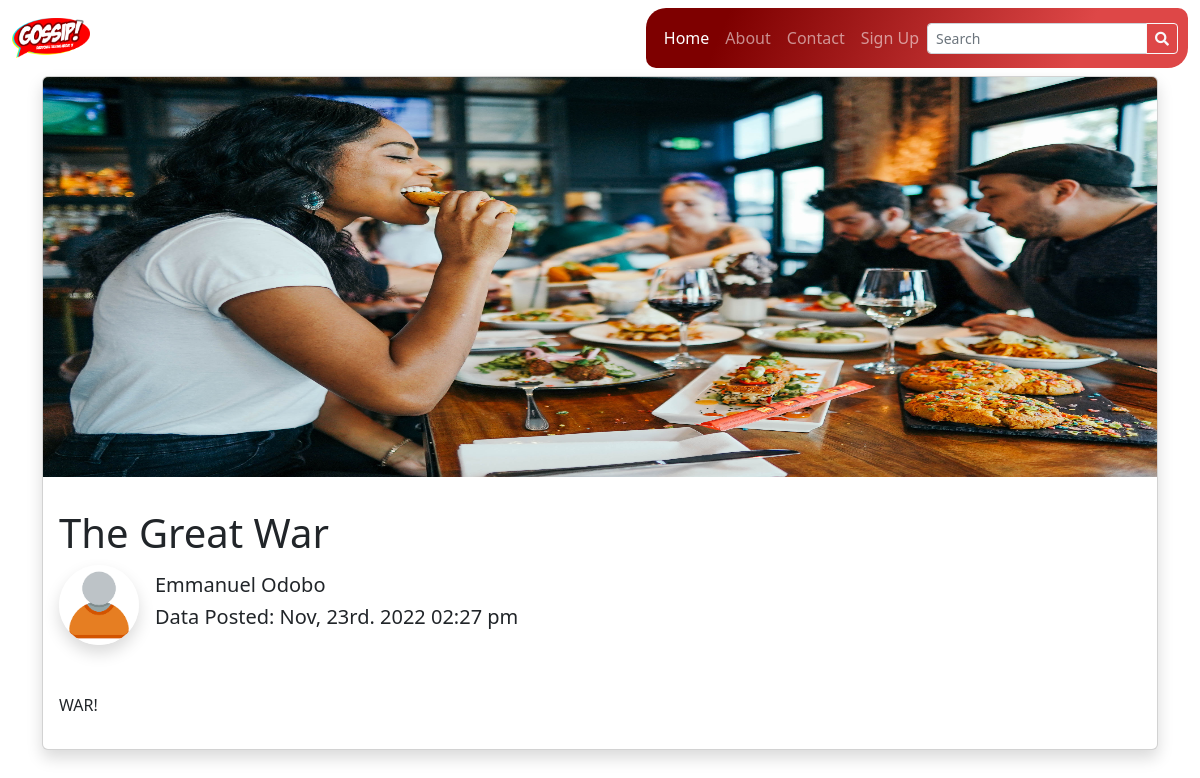
Screenshot of /gossip?read=9 with the database file from the repository.
### tables this page shows
CREATE TABLE `tbl_posts` (
  `id` int(11) NOT NULL,
  `userid` varchar(20) NOT NULL,
  `p_name` varchar(300) NOT NULL,
  `p_img` varchar(100) NOT NULL,
  `p_details` varchar(5000) NOT NULL,
  `p_date` timestamp NOT NULL DEFAULT current_timestamp() ON UPDATE current_timestamp()
);

CREATE TABLE `users` (
  `id` int(11) NOT NULL,
  `fname` varchar(150) NOT NULL,
  `email` varchar(300) NOT NULL,
  `phone` varchar(20) NOT NULL,
  `country` varchar(100) NOT NULL,
  `dob` varchar(15) NOT NULL,
  `gender` varchar(10) NOT NULL,
  `passwords` varchar(300) NOT NULL,
  `news` int(1) NOT NULL,
  `avatars` varchar(50) NOT NULL DEFAULT 'user.png',
  `date_created` date NOT NULL
);

### assets/classes/dbh.class.php (called while the page is built)
<?php
    class Dbh {
        private $host = "localhost";
        private $user = "root";
        private $pwd = "";
        private $dbName = "daily_gossip";
        protected function connect(){
            try {
                $dsn = "mysql:host=".$this->host.";dbname=".$this->dbName.";";
                $pdo = new PDO($dsn,$this -> user,$this->pwd);
                $pdo->setAttribute(PDO::ATTR_DEFAULT_FETCH_MODE,PDO::FETCH_ASSOC);
                return $pdo;
            } catch (PDOException $e) {
                print "Error!: ". $e -> getMessage().'<br/>';
                die();
            }
        }
    }

### assets/classes/posts.class.php (the view, shortened to what this page needs)
<?php
include "dbh.class.php";
class Posts extends Dbh
{
    public function readPost($id)
    {
        $sql = $this->connect()->prepare("SELECT *
                                        FROM tbl_posts
                                        INNER JOIN users
                                        ON tbl_posts.userid = users.id
                                        WHERE tbl_posts.id = ?");
        if ($sql->execute(array($id))) {
            $post = $sql->fetch();
            $date = date_format(date_create($post['p_date']), "M, jS. Y h:i a ");
            echo "
                <img src=\"assets/img/posts/$post[p_img]\" alt=\"post image\" style=\"height: 400px;\" class=\"card-img-top\">
                <div class=\"caption my-3 p-3\">
                    <h1> $post[p_name]</h1>
                    <div class=\"d-flex align-items-center gap-3\">
                        <img src=\"assets/img/avatars/$post[avatars]\" height=\"80\" width=\"80\" class=\"rounded-circle shadow\" alt=\"avatar\">
                        <div class=\"details\">
                            <h5 class=\"fw-light\">$post[fname]</h5>
                            <h5 class=\"fw-light\">Data Posted: $date</h5>
                        </div>
                    </div>
                </div>
                <article class=\"p-3\">
                    $post[p_details]
                </article>
            ";
        }
        else {
            $sql = null;
            return false;
            exit();
        }
    }
}

### assets/includes/nav.inc.php (style rules this page uses)
body { top: 0px !important; }

### rows the page displays
tbl_posts: p_img (picture), p_name "The Great War", users.avatars (placeholder picture), users.fname "Emmanuel Odobo", p_date "Nov, 23rd. 2022 02:27 pm", p_details "WAR!"
